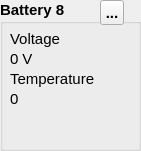
      <widget class="QGroupBox" name="groupBox_9">
       <property name="geometry">
        <rect>
         <x>1050</x>
         <y>430</y>
         <width>141</width>
         <height>151</height>
        </rect>
       </property>
       <property name="font">
        <font>
         <pointsize>11</pointsize>
         <weight>75</weight>
         <italic>false</italic>
         <bold>true</bold>
        </font>
       </property>
       <property name="title">
        <string>Battery 8</string>
       </property>
       <widget class="QLabel" name="voltage_8">
        <property name="geometry">
         <rect>
          <x>10</x>
          <y>50</y>
          <width>41</width>
          <height>17</height>
         </rect>
        </property>
        <property name="font">
         <font>
          <pointsize>11</pointsize>
          <weight>50</weight>
          <italic>false</italic>
          <bold>false</bold>
         </font>
        </property>
        <property name="text">
         <string>0 V</string>
        </property>
       </widget>
       <widget class="QLabel" name="label_62">
        <property name="geometry">
         <rect>
          <x>10</x>
          <y>70</y>
          <width>111</width>
          <height>17</height>
         </rect>
        </property>
        <property name="font">
         <font>
          <pointsize>11</pointsize>
          <weight>50</weight>
          <italic>false</italic>
          <bold>false</bold>
          <kerning>true</kerning>
         </font>
        </property>
        <property name="text">
         <string>Temperature </string>
        </property>
       </widget>
       <widget class="QLabel" name="label_63">
        <property name="geometry">
         <rect>
          <x>10</x>
          <y>30</y>
          <width>67</width>
          <height>17</height>
         </rect>
        </property>
        <property name="font">
         <font>
          <pointsize>11</pointsize>
          <weight>50</weight>
          <italic>false</italic>
          <bold>false</bold>
         </font>
        </property>
        <property name="text">
         <string>Voltage </string>
        </property>
       </widget>
       <widget class="QLabel" name="temp_8">
        <property name="geometry">
         <rect>
          <x>10</x>
          <y>90</y>
          <width>71</width>
          <height>17</height>
         </rect>
        </property>
        <property name="font">
         <font>
          <pointsize>11</pointsize>
          <weight>50</weight>
          <italic>false</italic>
          <bold>false</bold>
         </font>
        </property>
        <property name="text">
         <string>0 </string>
        </property>
       </widget>
       <widget class="QToolButton" name="toolButton_8">
        <property name="geometry">
         <rect>
          <x>100</x>
          <y>0</y>
          <width>24</width>
          <height>25</height>
         </rect>
        </property>
        <property name="text">
         <string>...</string>
        </property>
       </widget>
      </widget>
